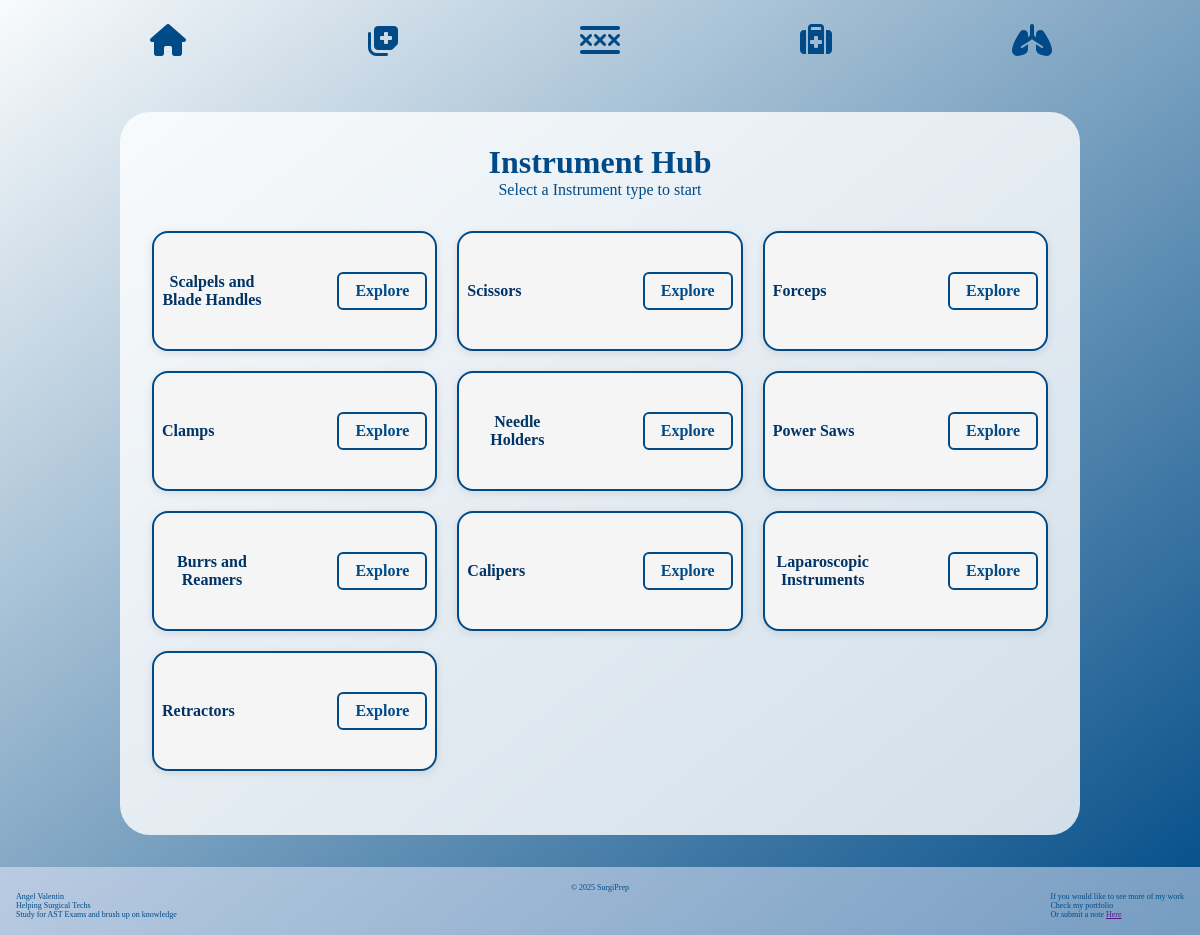
/instruments/instruments/, run on the app's committed database.
### instruments/models.py (models this page shows, shortened)
class InstrumentType(models.Model):
    name = models.CharField(max_length=100)
    slug = models.SlugField(unique=True, blank=True)

### instruments/views.py (the view)
# urls.py: path('instruments/', views.instrument_hub_view, name='instrument_hub'),
def instrument_hub_view(request):
    InstrumentTypes = InstrumentType.objects.all()
    return render(request, "pages/instruments/instrument-hub.html", {'InstrumentTypes': InstrumentTypes})

### templates/pages/instruments/instrument-hub.html (shortened to what this page needs)
{% extends 'base.html' %}
{% load static %}
{% block css %}
<link rel="stylesheet" href="{% static 'css/instruments/instrument-hub.css' %}">
{% endblock %}
{% block content %}
<div class="instrument-hub">
    <div class="specialties-grid">
        <h1>Instrument Hub</h1>
        <p>Select a Instrument type to start</p>
        <div class="card-container">
            {% for types in InstrumentTypes %}
            <div class="specialty-card">
                <div class="card-content">
                    <h2>{{types.name}}</h2>
                    <a href="{% url 'instrument_main' slug=types.slug %}">
                        Explore
                    </a>
                </div>
            </div>
            {% endfor %}
        </div>
    </div>
</div>
{% endblock %}

### static/css/base.css (style rules this page uses)
* { margin: 0; padding: 0; }
:root { --primary-blue: #0078D4; --blue-light: #CDE8FB; --blue-bg: #f9fbfc; --blue-mid: #90CDF4; --text-dark: #1A1A1A; --navy: #004B87; --white: #FFFFFF; --blue-green: #e6f7f7; --font-main: 'Inter', sans-serif; }
body { background: linear-gradient(to bottom right, #f9fbfc, var(--navy)); color: var(--navy); overscroll-behavior: none; }

### static/css/instruments/instrument-hub.css (style rules this page uses)
.instrument-hub { height: fit-content; min-height: 74.3vh; margin:1rem auto; width: 80vw; text-align: center; border-radius: 10%; }
.specialties-grid { background-color: rgba(255, 255, 255, 0.8); height: fit-content; margin: 2rem 0; padding: 2rem; border-radius: 30px; }
.specialty-card { background-color: #f5f5f5; border-radius: 1rem; border: 2px solid var(--navy); box-shadow: 0 2px 8px rgba(0,0,0,0.1); transition: transform 0.2s ease; }
.card-container { margin: 2rem 0; display: grid; grid-template-columns: repeat(auto-fill, minmax(250px, 1fr)); grid-gap: 20px; }
.card-content { height: 100px; padding: 0.5rem; display: flex; flex-direction: row; justify-content: space-between; align-items: center; }
.card-content h2 { display: flex; align-items: center; justify-content: center; font-size: 1rem; max-width: 100px; color: #003366; }
.card-content a { padding: 0.5rem 1rem; border: 2px solid var(--navy); background-color: transparent; color: var(--navy); border-radius: 6px; cursor: pointer; text-decoration: none; font-weight: bold; }

### static/css/mediaQueries.css (style rules this page uses)
@media (min-width: 601px) and (max-width: 1200px) { html { font-size: 16px; } }

### data on the page
InstrumentType: name "Scalpels and Blade Handles"
InstrumentType: name "Scissors"
InstrumentType: name "Forceps"
InstrumentType: name "Clamps"
InstrumentType: name "Needle Holders"
InstrumentType: name "Power Saws"
InstrumentType: name "Burrs and Reamers"
InstrumentType: name "Calipers"
InstrumentType: name "Laparoscopic Instruments"
InstrumentType: name "Retractors"
